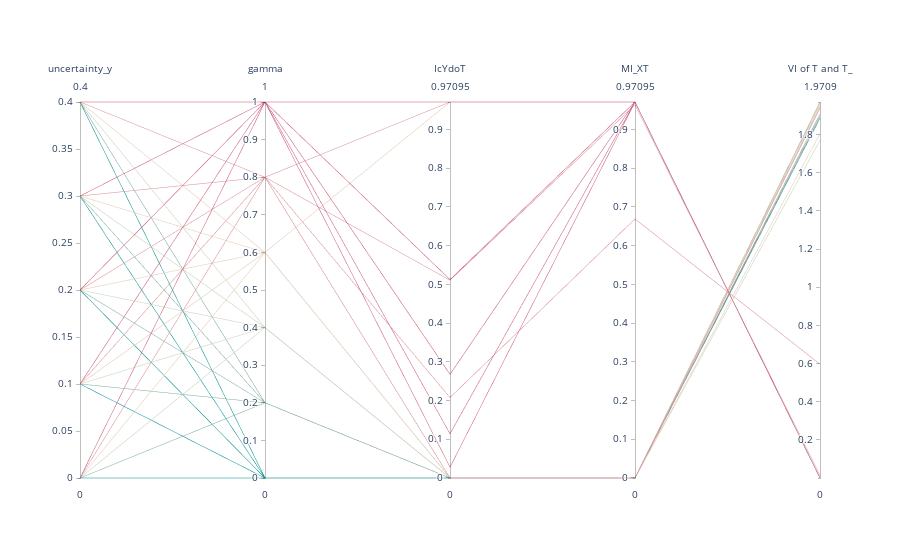

Notebook code cell kept with this figure:
### Code cell
#conditions = (best_runs['converged'] == 1.0) & (best_runs['uncertainty_y'] < 0.5)
conditions = (best_runs['uncertainty_y'] < 0.5)
filtered_runs = best_runs[conditions]

dimensions = [{'label': col, 'values': filtered_runs[col]} for col in columns_to_plot]
fig = go.Figure(data=
    go.Parcoords(
        line=dict(
            #colorbar=dict(title_text='gamma', tickvals=np.arange(0,1.1,0.2)),
            color=filtered_runs['gamma'], colorscale='TealRose', showscale=False), 
        dimensions=dimensions,
        unselected=dict(line=dict(color='gray', opacity=0.08))
    )
)
# Show the plot
fig.show()

### Figure 1 — Plotly figure (JSON) as saved in the notebook; plotly's stock layout.template omitted (floating-point values rounded to 4 significant figures)
{"data": [{"dimensions": [{"label": "uncertainty_y", "values": [0.4, 0.4, 0.4, 0.4, 0.4, 0.4, 0.3, 0.3, 0.3, 0.3, 0.3, 0.3, 0.2, 0.2, 0.2, 0.2, 0.2, 0.2, 0.1, 0.1, 0.1, 0.1, 0.1, 0.1, 0, 0, 0, 0, 0, 0]}, {"label": "gamma", "values": [1, 0.8, 0.6, 0.4, 0.2, 0, 1, 0.8, 0.6, 0.4, 0.2, 0, 1, 0.8, 0.6, 0.4, 0.2, 0, 1, 0.8, 0.6, 0.4, 0.2, 0, 1, 0.8, 0.6, 0.4, 0.2, 0]}, {"label": "IcYdoT", "values": [0.02789, -1.192e-07, -1.192e-07, 0, -1.192e-07, -5.96e-08, 0.1141, -2.384e-07, -1.192e-07, -2.384e-07, -2.98e-07, -2.98e-07, 0.2677, 0.2077, -2.384e-07, -2.384e-07, -2.384e-07, -2.98e-07, 0.5125, 0.5108, -1.192e-07, -1.788e-07, -1.788e-07, -2.384e-07, 0.971, 0.971, 0.971, -1.192e-07, -1.192e-07, -2.384e-07]}, {"label": "MI_XT", "values": [0.971, 0, -5.96e-08, 0, -5.96e-08, 0, 0.971, -1.192e-07, 0, -1.192e-07, -5.96e-08, 0, 0.971, 0.6689, -5.96e-08, -5.96e-08, -2.384e-07, -1.192e-07, 0.971, 0.9636, 1.192e-07, -1.192e-07, -5.96e-08, -5.96e-08, 0.971, 0.971, 0.971, 0, 0, -1.192e-07]}, {"label": "VI of T and T_", "values": [2.134e-07, 1.897, 1.954, 1.77, 1.898, 1.964, 2.134e-07, 1.939, 1.969, 1.943, 1.971, 1.968, 2.134e-07, 0.5966, 1.964, 1.966, 1.908, 1.887, 2.134e-07, 0.0146, 1.805, 1.966, 1.945, 1.967, 2.134e-07, 2.134e-07, 2.134e-07, 1.945, 1.943, 1.965]}], "line": {"color": [1, 0.8, 0.6, 0.4, 0.2, 0, 1, 0.8, 0.6, 0.4, 0.2, 0, 1, 0.8, 0.6, 0.4, 0.2, 0, 1, 0.8, 0.6, 0.4, 0.2, 0, 1, 0.8, 0.6, 0.4, 0.2, 0], "colorscale": [[0, "rgb(0, 147, 146)"], [0.1667, "rgb(114, 170, 161)"], [0.3333, "rgb(177, 199, 179)"], [0.5, "rgb(241, 234, 200)"], [0.6667, "rgb(229, 185, 173)"], [0.8333, "rgb(217, 137, 148)"], [1, "rgb(208, 88, 126)"]], "showscale": false}, "type": "parcoords", "unselected": {"line": {"color": "gray", "opacity": 0.08}}}], "layout": {"autosize": true}}
